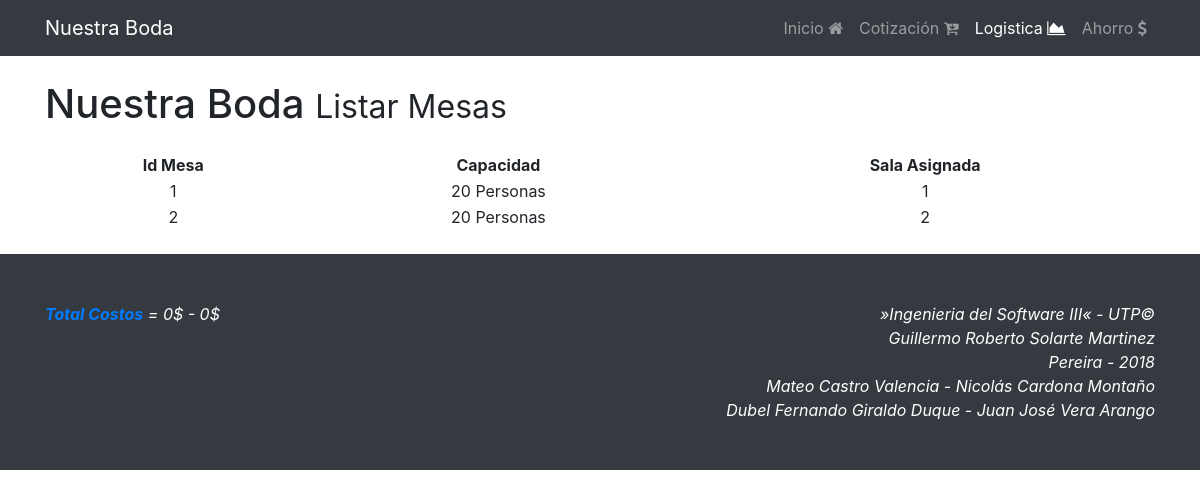
The app's page /logistica/listar_mesas, older data.
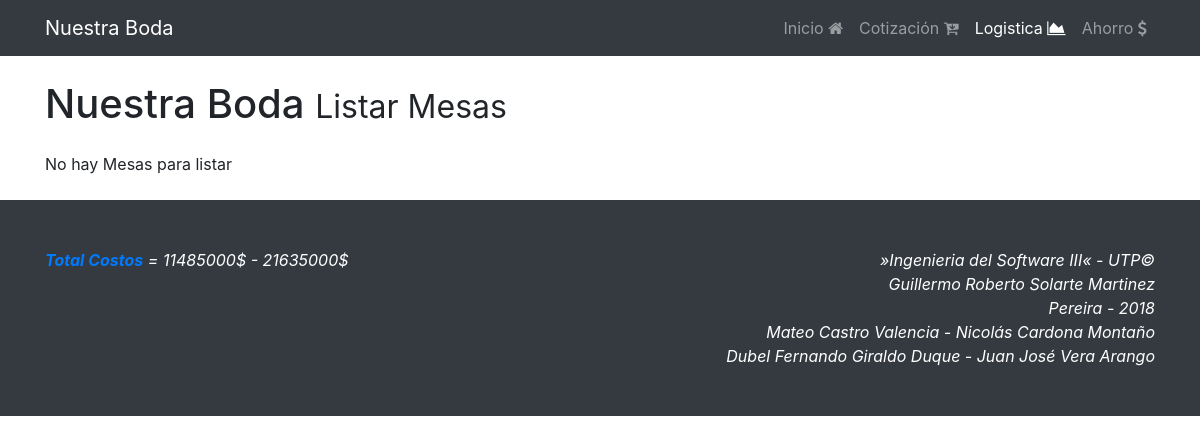
The same page, newer data.
### app/models.py (models this page shows, shortened)
class Sala(models.Model):
	id = models.CharField(max_length=20, primary_key=True)
	capacidad = models.IntegerField()

### app/views.py (the view)
# urls.py: path('logistica/listar_mesas', views.listar_mesas, name='listar_mesas'),
def listar_mesas(request):
	bodas = Boda.objects.all()
	if bodas:
		boda = Boda.objects.all()[0]
		costos = "{}$ - {}$".format(boda.costo_bajo, boda.costo_alto)
	else:
		costos = "No hay registro de boda"
	salas = Sala.objects.all()
	lista = []
	mesas = []
	for sala in salas:
		lista = list(Mesa.objects.all().filter(sala=sala))
		for l in lista:
			mesa = {}
			mesa["id"] = l.id
			mesa["capacidad"] = l.capacidad
			mesa["sala"] = sala
			mesas.append(mesa)
	mode = True
	if not len(mesas):
		msg = "No hay Mesas para listar"
		mode = False
	else:
		msg = ""
	context = {
		'costos' : costos,
		'mesas' : mesas,
		'mode' : mode,
		'msg' : msg
	}
	return render(request, 'listar_mesas.html', context)

### templates/listar_mesas.html (shortened to what this page needs)
{% extends "base.html" %}
{% load static %}
{% block active_log %}<li class="nav-item active">{% endblock %}
{% block jumbotrom %}Listar Mesas{% endblock %}
{% block container %}
{{msg}}
{% if mode %}
	<table style="width:100%" class="text-center">
  	<tr>
	    <th>Id Mesa</th>
	    <th>Capacidad</th>
	    <th>Sala Asignada</th>
  	</tr>
	{% for mesa in mesas %}
	<tr>
	    <td>{{mesa.id}}</td>
	    <td>{{mesa.capacidad}} Personas</td>
	    <td>{{mesa.sala.id}}</td>
	</tr>
	{% endfor %}
	</table>
{% endif %}
{% endblock %}
{% block costos %}{{costos}}{% endblock %}

Row changes from the older to the newer data that the page shows:
removed Sala: id "1", capacidad "20", sala.id "1"
removed Sala: id "2", capacidad "20", sala.id "2"
Text that changed along with them:
{{ msg }}: (not shown) → "No hay Mesas para listar"
{{ costos }}: "0$ - 0$" → "11485000$ - 21635000$"
text no longer shown: "Id Mesa Capacidad Sala Asignada"
